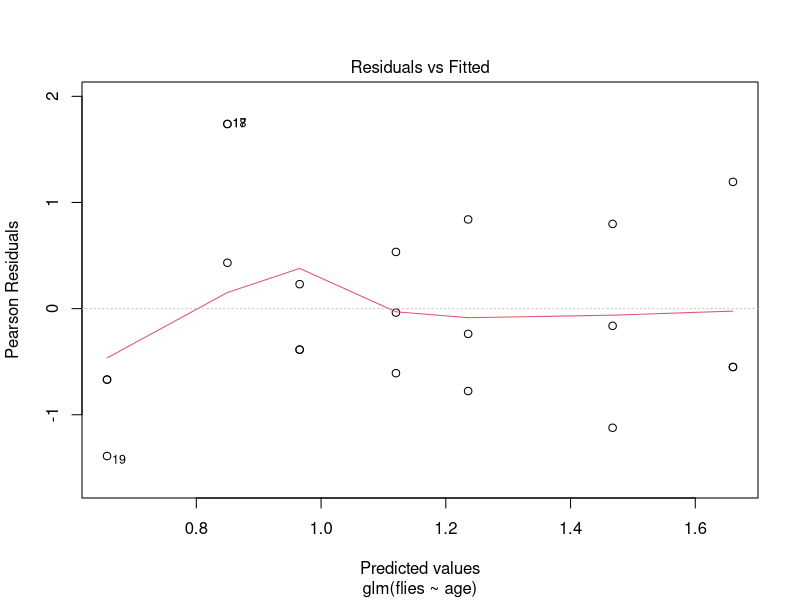
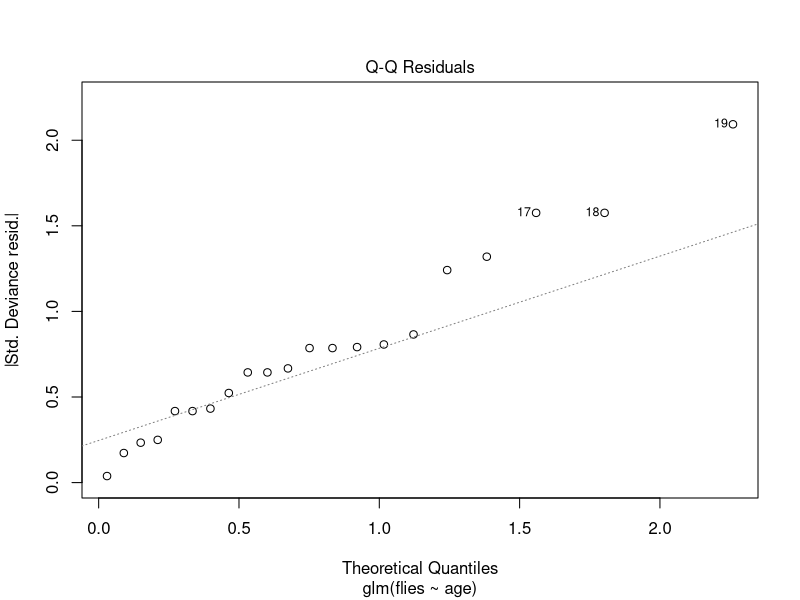
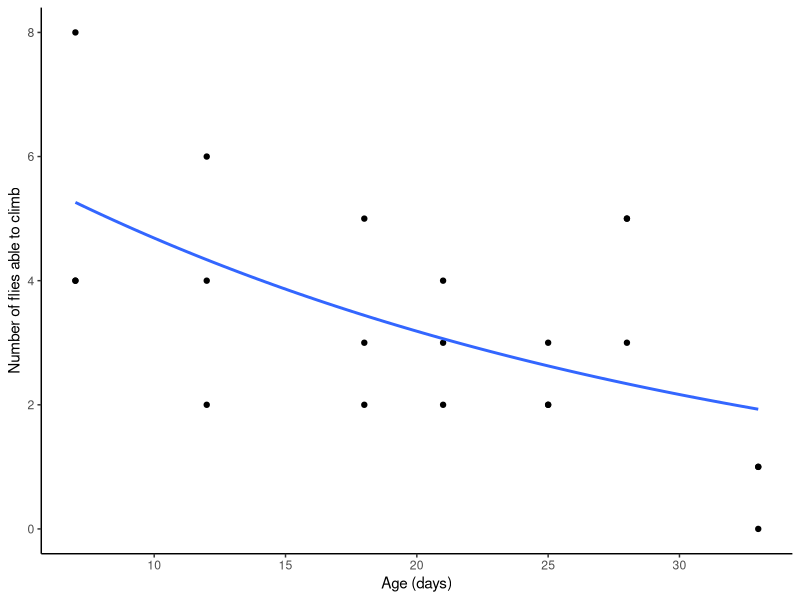
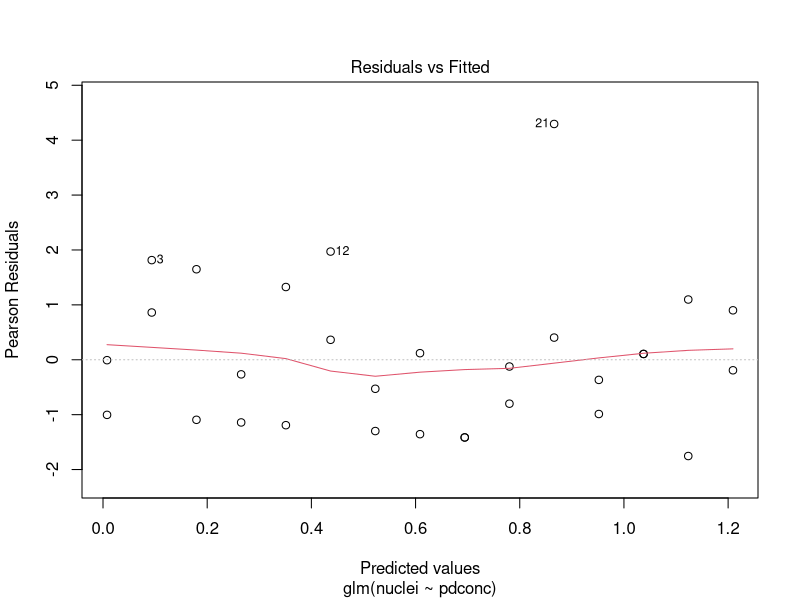
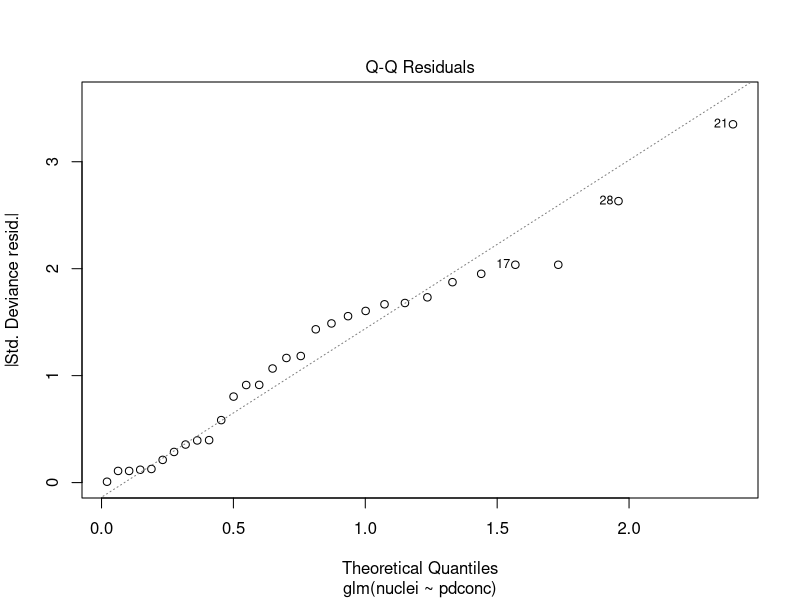
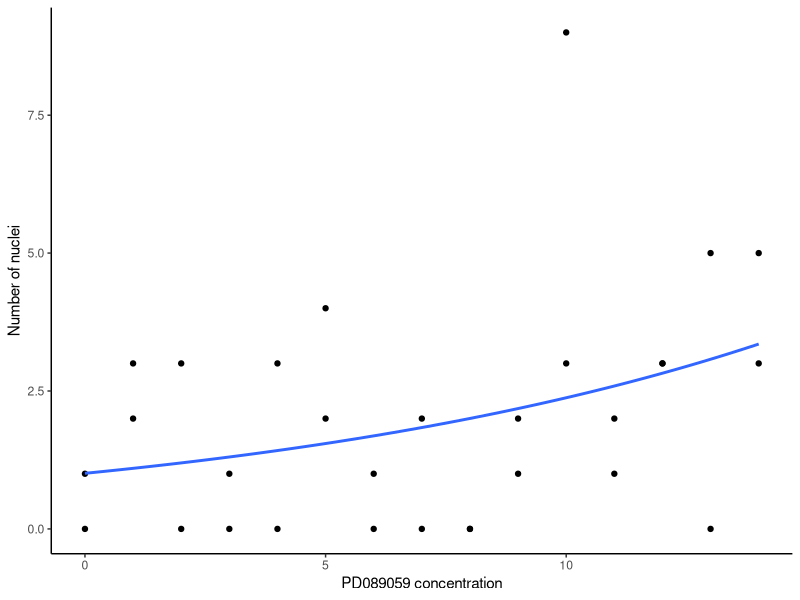
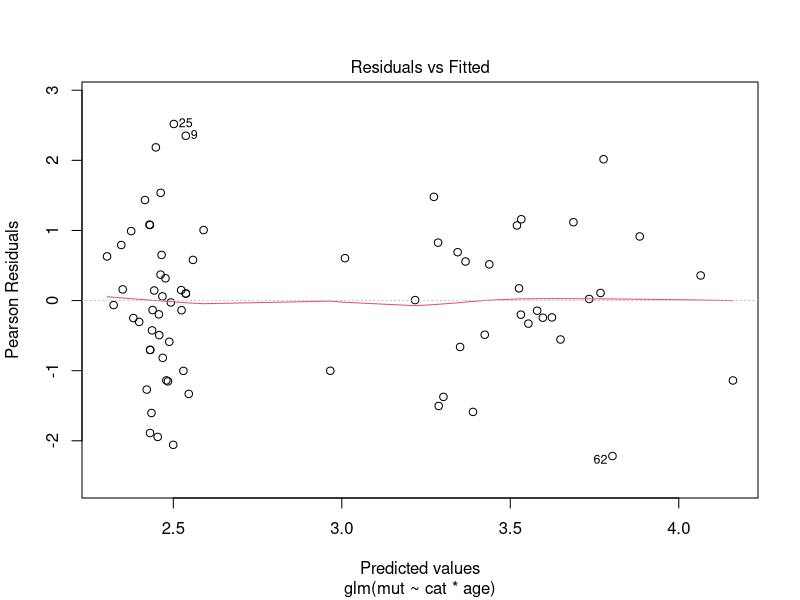
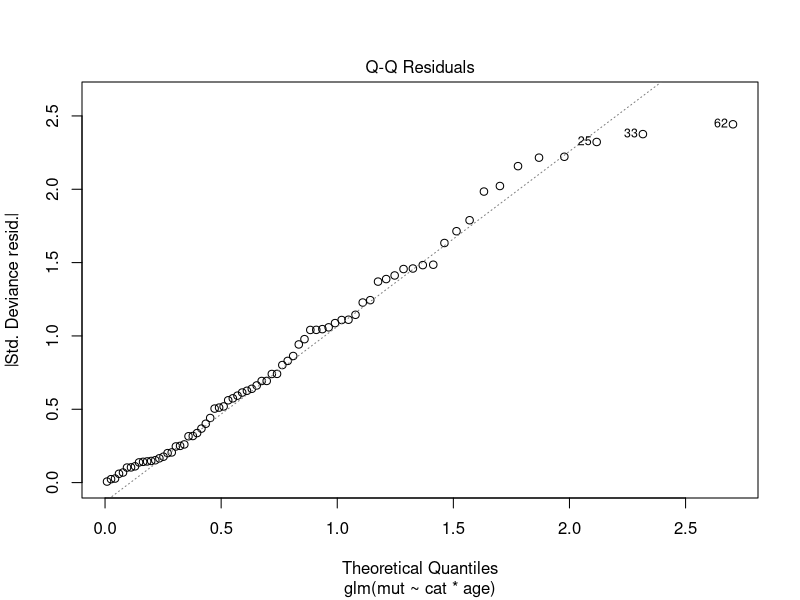

Write R code to recreate these figures, in order.
## ---- chunk 1
knitr::opts_chunk$set(echo = FALSE,
                      message = FALSE,
                      warning = FALSE,
                      include = FALSE)
## ---- chunk 2
library(ggplot2)
## ---- chunk 3
#============== WORKBOOK EXAMPLE ==============#
# Disease progression in Parkinson's disease-associated mutants
# write comments in your scripts!

# read in the data file
park <- read.table("../data/park.txt", header = T)

# check you understand the structure of the data
str(park)
# there are two variables and 21 observations. Both variables are integers

# identify the response and explanatory variables
# the response is 'flies'; the explanatory variable is 'age'

# build a model with `glm()`
mod <- glm(data = park, flies ~ age, family = "poisson")

# examine the model result using `summary()` and `anova()`
summary(mod)
anova(mod, test = "Chisq")

# what are the model estimates?
# can be read from summary or accessed like this:
mod$coefficients
# note that the lm() estimates could have been accessed this way too

# the model estimates are logged (to base e), therefore need to be antilogged for interpretation. Antilog is exp()
exp(mod$coefficients) 
#(Intercept)         age 
#  6.8935499   0.9621374

# interpret the results 
# 6.9 flies are expected to be able to climb at age 0 (the intercept). For each day they age, the number that can climb is reduced significantly by a factor of 0.96 (p = 0.00719).
# The Analysis of Deviance Table shows that overall the model is significantly better than a NULL model. A null model is one in which the response is unexplained. Another way to express this is to say the model expalins a signifcant amount of variation in the response.
# For glm() it is deviance rather than variance that tells us about model fit.

# use `plot(mod, which = 1)` and `plot(mod, which = 2)` to examine the assumptions
plot(mod, which = 1)
plot(mod, which = 2)
# These look ok, though note that it is difficult to tell with small samples. However, there is nothing that screams the assumptions are unmet.

# plot
ggplot(data = park, aes(x = age, y = flies)) +
  geom_point() + 
  geom_smooth(method = "glm",
              method.args = list(family = "poisson"),
              se = FALSE) +
  xlab("Age (days)") +
  ylab("Number of flies able to climb") +
  theme_classic()

## ---- chunk 4
#============== WORKBOOK EXAMPLE ==============#
# The effect of a MAPK Kinase Inhibitor on the number of nuclei in neurons
# write comments in your scripts!

# read in the data file
kinase <- read.table("../data/kinase.txt", header = T)

# check you understand the structure of the data
str(kinase)
# there are two variables and 30 observations. Both variables are integers

# identify the response and explanatory variables
# the response is 'nuclei'; the explanatory variable is 'pdconc'

# build a model with `glm()`
mod <- glm(data = kinase, nuclei ~ pdconc, family = "poisson")

# examine the model result using `summary()` and `anova()`
summary(mod)
anova(mod, test = "Chisq")

# what are the model estimates?
# can be read from summary or accessed like this:
mod$coefficients
# note that the lm() estimates could have been accessed this way too

# the model estimates are logged (to base e), therefore need to be antilogged for interpretation. Antilog is exp()
exp(mod$coefficients) 
# (Intercept)      pdconc 
#    1.007766    1.089617  

# interpret the results 
# 1.01 nuclei are expected when pdconc is zero (the intercept). For each unit increase in pdconce, the number that nuclei increases significantly by a factor of 1.09 (p = 0.00624).
# The Analysis of Deviance Table shows that overall the model is significantly better than a NULL model. A null model is one in which the response is unexplained. Another way to express this is to say the model explains a signifcant amount of variation in the response.
# For glm() it is deviance rather than variance that tells us about model fit.

# use `plot(mod, which = 1)` and `plot(mod, which = 2)` to examine the assumptions
plot(mod, which = 1)
plot(mod, which = 2)
# These look ok, though note that it is difficult to tell with small samples. However, there is nothing that screams the assumptions are unmet.

# plot
ggplot(data = kinase, aes(x = pdconc, y = nuclei)) +
  geom_point() + 
  geom_smooth(method = "glm",
              method.args = list(family = "poisson"),
              se = FALSE) +
  xlab("PD089059 concentration") +
  ylab("Number of nuclei") +
  theme_classic()

## ---- chunk 5
#============== WORKBOOK EXAMPLE ==============#
#The effect of age and cancer status on the number of mutations in a hypermutable tetranucleotide marker
# read in the data file
mutation <- read.table("../data/mutation.txt", header = TRUE)

# check you understand the structure of the data
str(mutation)
# there are three variables and 73 observations. Two variables are numbers, 
# one is a factor with two levels

# identify the response and explanatory variables
# the response is 'mut'; the explanatory variables are 'age' and 'cat'

# build a model with `glm()`
mod <- glm(data = mutation, mut ~ cat * age, family = "poisson")

# examine the model result using `summary()` and `anova()`
summary(mod)
anova(mod, test = "Chisq")

# what are the model estimates?
# can be read from summary or accessed like this:
mod$coefficients
# note that the lm() estimates could have been accessed this way too

# the model estimates are logged (to base e), therefore need to be antilogged for interpretation. Antilog is exp()
exp(mod$coefficients) 
# (Intercept)     cattumour           age cattumour:age 
#    7.863668      1.335158      1.008159      1.015422  

# interpret the results 
# the intercept is the number of mutations when the cat factor is control (level 1) and age is zero, 7.89 mutations. This increases but not significantly, by a factor of 1.34 in the tumour group. For every unit increase in age in the control group, the number of mutations increases by a factor of 1.01 (NS) but there is a bigger effect of age on the number of mutations in the tumour group. Based on the effects of cat and age we would expect an increasee of 7.863668*1.008159*1.335158 = 10.5849 mutations per unit of age in the tumour group. But we get 7.863668*1.008159*1.335158*1.015422 = 10.74814

# one way to help you think about the results is to make the predictions
# this requires creating a data frame of the x values fromn which you want to predict
newdata <- data.frame(cat = rep(c("control", "tumour"), each = 3), age = rep(c(0:2), times = 2))
# then predicting
newdata$pred <- predict(mod, newdata = newdata, type = "response")
# The Analysis of Deviance Table shows that the effects of age, cat and the interaction between them are significant.
# For glm() it is deviance rather than variance that tells us about model fit.

# use `plot(mod, which = 1)` and `plot(mod, which = 2)` to examine the assumptions
plot(mod, which = 1)
plot(mod, which = 2)
# These look ok.

# plot
ggplot(data = mutation, aes(x = age, y = mut, colour = cat)) +
  geom_point() + 
  geom_smooth(method = "glm",
              method.args = list(family = "poisson"),
              se = FALSE) +
  scale_color_manual(values = c("black", "gray75"), 
                       name = "Patient\nCategory",
                       labels = c("Control", "Tumour")) +
  xlab("Age (years)") +
  ylab("Number of mutations") +
  theme_classic()

## ---- chunk 6
#============== WORKBOOK EXAMPLE ==============#
#The effect of age, habitat and group size on the ability of birds to catch insects
#read in data
# read in the data file
prey <- read.table("../data/prey.txt", header = TRUE)

# check you understand the structure of the data
str(prey)
# there are three variables and 30 observations. Two variables are numbers, 
# one is a factor with three levels

# identify the response and explanatory variables
# the response is 'prey'; the explanatory variables are 'age' and 'group'

# build a model with `glm()`
mod <- glm(data = prey, prey ~ group * age, family = "poisson")

# examine the model result using `summary()` and `anova()`
summary(mod)
anova(mod, test = "Chisq")

# what are the model estimates?
# can be read from summary or accessed like this:
mod$coefficients
# note that the lm() estimates could have been accessed this way too

# the model estimates are logged (to base e), therefore need to be antilogged for interpretation. Antilog is exp()
exp(mod$coefficients) 
#     (Intercept)       grouppair     groupsingle             age   grouppair:age 
#      16.3384547       0.6596448       0.2451576       1.3399780       0.8449379 
# groupsingle:age 
#       0.7242438  

# interpret the results 
# the intercept is the number of prey when the group factor is many (level 1) and age is zero, 16.3 prey. This decreases but not significantly, by a factor of 0.66 in the pair group and significantly by a factor of 0.25 in the single group. For every unit increase in age in the many group, the number of prey increases significantly by a factor of 1.34. However, the effect of age is signifcantly less in the pairs and singles. Based on the effects of group and age we would expect a increasee of 16.3384547*0.6596448*1.3399780 = 14.44172 per unit of age in the pairs group. But we only get 16.3384547*0.6596448*1.3399780*0.8449379 = 12.20235 per unit of age.
#  Based on the effects of group and age we would expect an increase of 16.3384547*0.2451576*1.335158 = 5.34797 per unit of age in the many group. But we get 16.3384547*0.2451576*1.335158*0.7242438 = 3.873234. It looks like individuals learn how to catch prey better in pairs than singles and better in many than singles.

# one way to help you think about the results is to make the predictions
# this requires creating a data frame of the x values fromn which you want to predict
newdata <- data.frame(group = rep(c("many", "pair", "single"), each = 3),
                      age = rep(c(0:2), times = 3))
# then predicting
newdata$pred <- predict(mod, newdata = newdata, type = "response")
# The Analysis of Deviance Table shows that the effects of age, group and the interaction between them are significant.
# For glm() it is deviance rather than variance that tells us about model fit.

# use `plot(mod, which = 1)` and `plot(mod, which = 2)` to examine the assumptions
plot(mod, which = 1)
plot(mod, which = 2)
# These look okish

# plot
ggplot(data = prey, aes(x = age, y = prey, colour = group)) +
  geom_point() + 
  geom_smooth(method = "glm",
              method.args = list(family = "poisson"),
              se = FALSE) +
  scale_color_manual(values = c("black", "gray45", "gray75"), 
                       name = "Group Size",
                       labels = c("Many", "Pair", "single")) +
  xlab("Age (years)") +
  ylab("Number of prey") +
  theme_classic()
